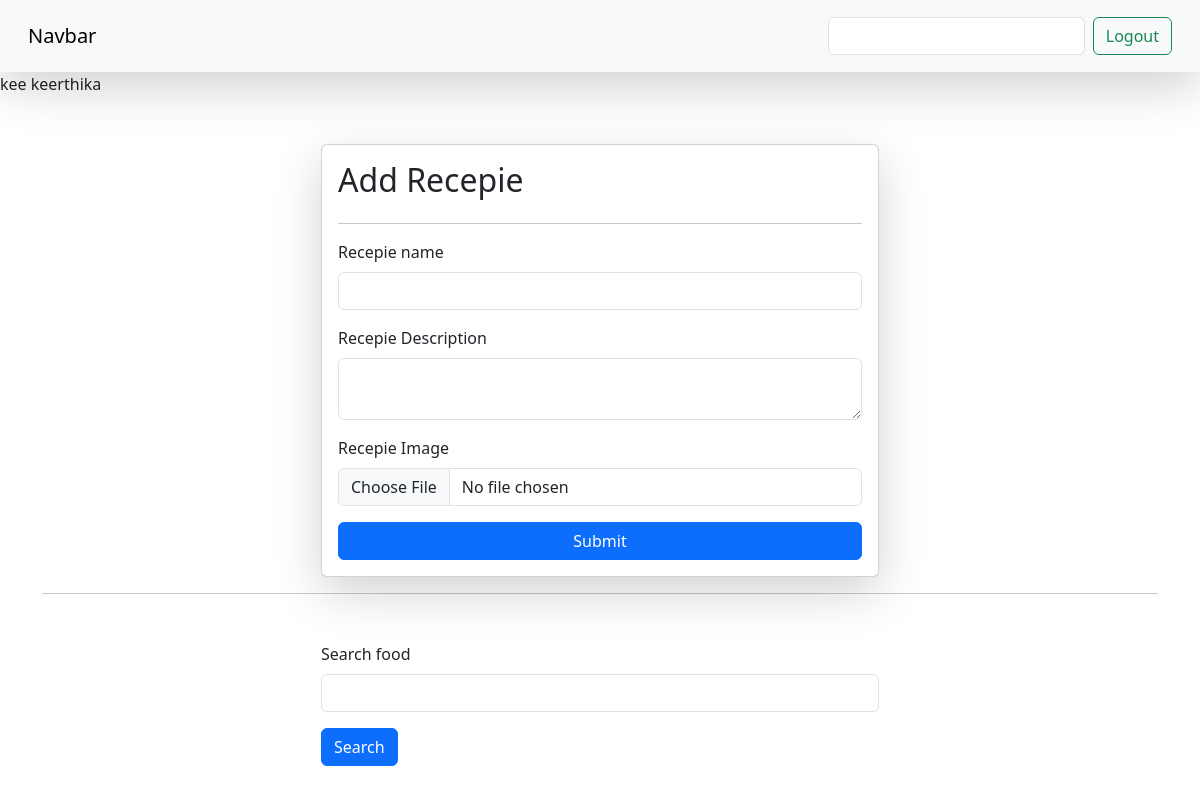
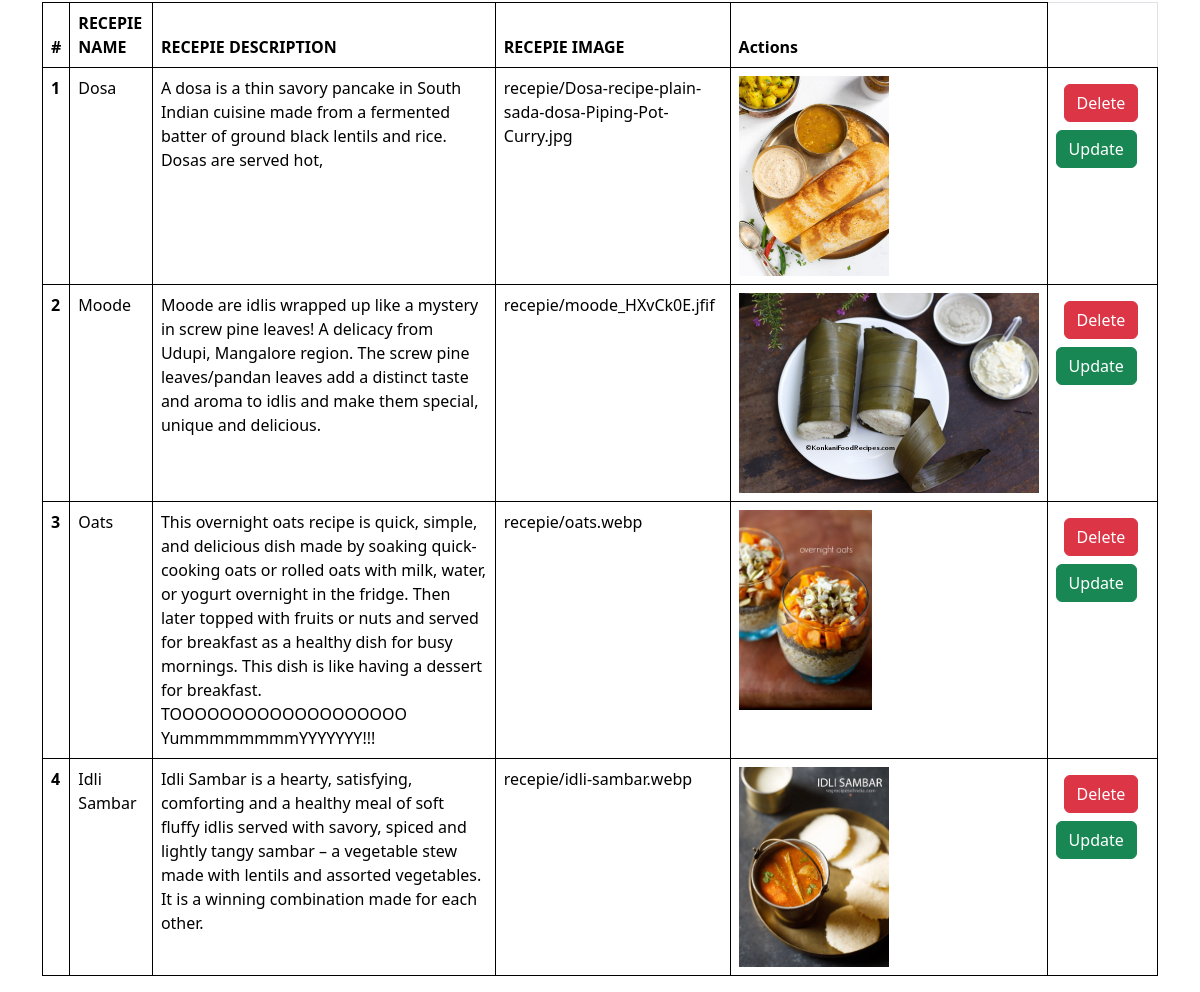
Page /recepies/ (signed in) on the committed database (2 pictures, top to bottom).
### vege/models.py (models this page shows)
class Recepie(models.Model):
    user = models.ForeignKey(User,on_delete = models.SET_NULL , null = True, blank = True)
    recepie_name = models.CharField(max_length=100)
    recepie_discription = models.TextField()
    recepie_image = models.ImageField(upload_to = "recepie")

### vege/views.py (the view, shortened to what this page needs)
# urls.py: path('recepies/',recepies,name = "recepies"),
def recepies(request):
    queryset= Recepie.objects.all()
    if request.GET.get('search'):
        queryset = queryset.filter(recepie_name__icontains = request.GET.get('search'))
        print(request.GET.get('search'))
    context = {'recepies': queryset}
    return render(request, 'recepies.html', context)

### vege/templates/recepies.html (shortened to what this page needs)
{% extends "base.html" %}
{% block start %}
{{request.user}}
{{request.user.first_name}}
<div class="container mt-5">
    <form class="col-6 mx-auto card p-3 shadow-lg" method="post" enctype="multipart/form-data">
      <h2>Add Recepie</h2>
        <hr>
        <div class="mb-3">
          <label for="exampleInputEmail1" class="form-label">Recepie name</label>
          <input name="recepie_name" required type ="text" class="form-control" >
        </div>
        <div class="mb-3">
          <label for="exampleInputPassword1" class="form-label">Recepie Description </label>
          <textarea class="form-control" name="recepie_discription"  required type ="text"></textarea>
        </div>
        <div class="mb-3">
            <label for="exampleInputPassword1"  class="form-label">Recepie Image </label>
            <input type="file" class="form-control" name ="recepie_image">
          </div>
        <button type="submit" class="btn btn-primary">Submit</button>
      </form>
<hr>
      <div class = "mt-5">
        <div class = "mx-auto col-6">
          <form>
          <div class = "mb-3">
            <label for="exampleInputEmail1" class ="form-label">Search food</label>
            <input name = "search"  type = "text" class =" form-control">
          </div>
          <button type = "submit" class="btn btn-primary">Search</button>
        </form>
        </div>
      </div>
      <table class="table mt-5">
        <thead>
          <tr>
            <th scope="col">#</th>
            <th scope="col">RECEPIE NAME</th>
            <th scope="col">RECEPIE DESCRIPTION</th>
            <th scope="col">RECEPIE IMAGE</th>
            <th scope="col">Actions</th>
          </tr>
        </thead>
        <tbody>
          {% for recepie in recepies %}
          <tr>
            <th scope="row">{{forloop.counter}}</th>
            <td>{{recepie.recepie_name}}</td>
            <td>{{recepie.recepie_discription}}</td>
            <td>{{recepie.recepie_image}}</td>
            <td> <img src="/media/{{recepie.recepie_image}}" style="height:200px"> </td>
            <td>
              <a href="/delete-recepie/{{recepie.id}}/" class = "btn btn-danger m-2">Delete</a>
              <a href="/update-recepie/{{recepie.id}}" class="btn btn-success">Update</a>
            </td>
          </tr>
          {% endfor %}
        </tbody>
      </table>
</div>
{% endblock %}

### home/templates/base.html (style rules this page uses)
table , th,td { border:1px solid black }

### rows in the picture
Recepie: recepie_name "Dosa", recepie_discription "A dosa is a thin savory pancake in South Indian cuisine made from a fermented batter of ground black lentils and rice. Dosas are served hot,", recepie_image "recepie/Dosa-recipe-plain-sada-dosa-Piping-Pot-Curry.jpg", recepie_image (picture)
Recepie: recepie_name "Moode", recepie_discription "Moode are idlis wrapped up like a mystery in screw pine leaves! A delicacy from Udupi, Mangalore region. The screw pine leaves/pandan leaves add a distinct taste and aroma to idlis and make them special, unique and delicious.", recepie_image "recepie/moode_HXvCk0E.jfif", recepie_image (picture)
Recepie: recepie_name "Oats", recepie_discription "This overnight oats recipe is quick, simple, and delicious dish made by soaking quick-cooking oats or rolled oats with milk, water, or yogurt overnight in the fridge. Then later topped with fruits or nuts and served for breakfast as a healthy dish for busy mornings. This dish is like having a dessert for breakfast. TOOOOOOOOOOOOOOOOOOO YummmmmmmmYYYYYYY!!!", recepie_image "recepie/oats.webp", recepie_image (picture)
Recepie: recepie_name "Idli Sambar", recepie_discription "Idli Sambar is a hearty, satisfying, comforting and a healthy meal of soft fluffy idlis served with savory, spiced and lightly tangy sambar – a vegetable stew made with lentils and assorted vegetables. It is a winning combination made for each other.", recepie_image "recepie/idli-sambar.webp", recepie_image (picture)

### other values in the picture
{{ request.user }} "kee"
{{ request.user.first_name }} "keerthika"
